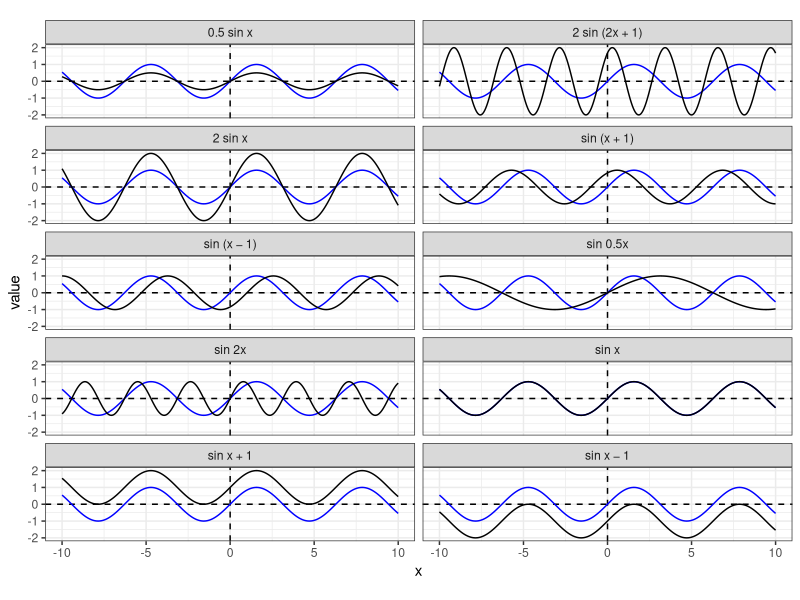
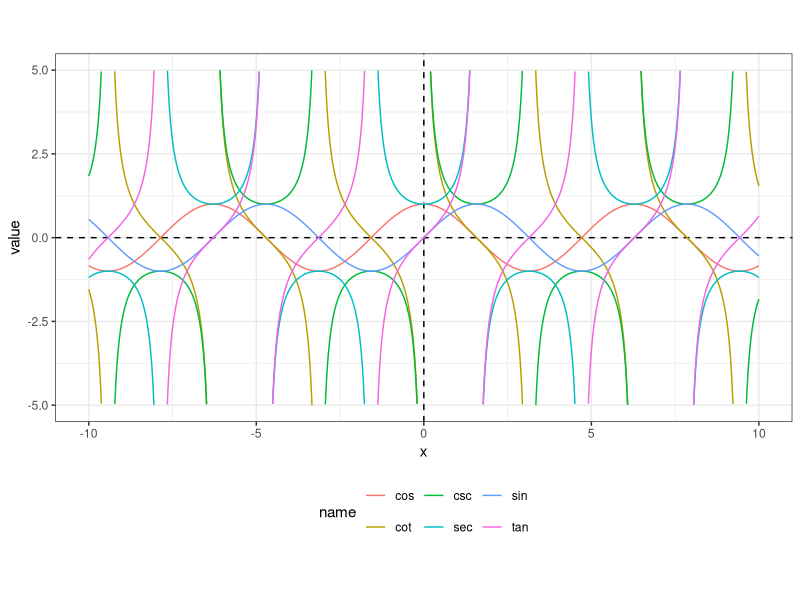
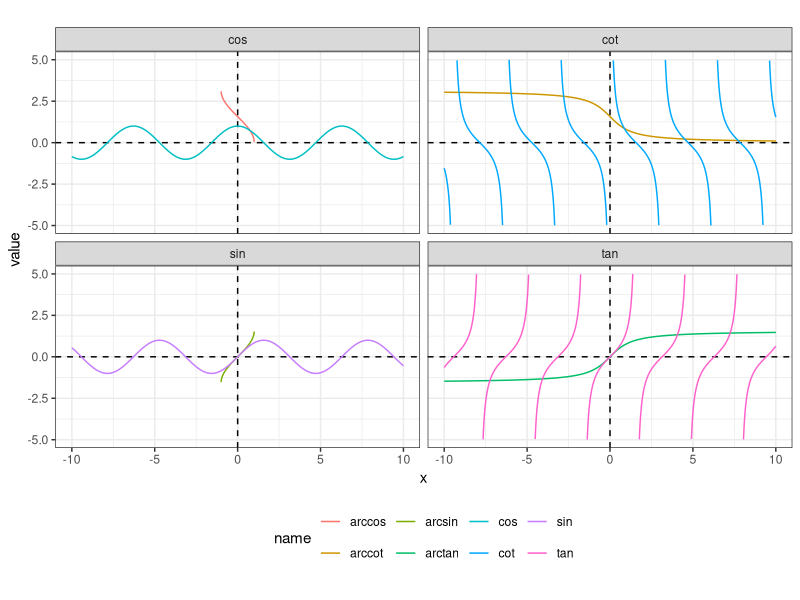
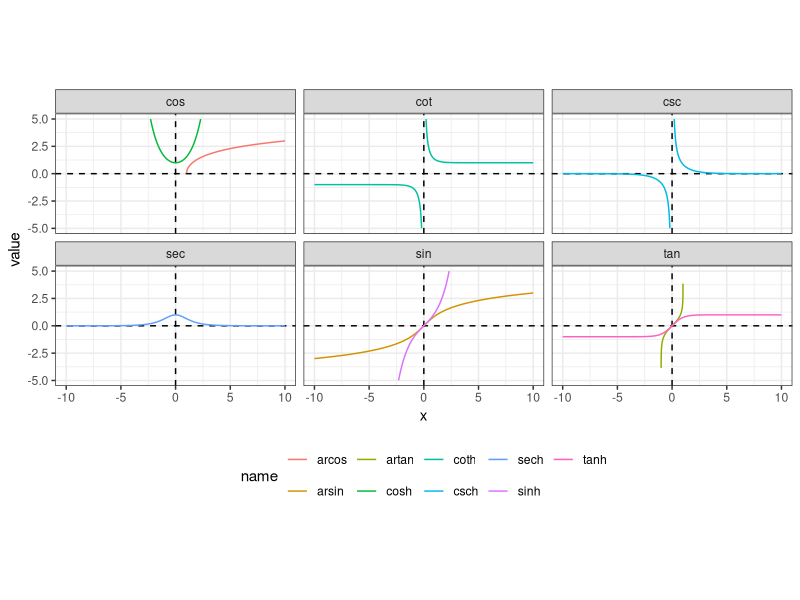

These figures' R source, in order:
library(tidyverse)
theme_set(theme_bw())
theme_update(legend.position = "bottom")

tibble(x = seq(-10, 10, length.out = 1000),
       `sin x` = sin(x),
       `2 sin x` = 2 * sin(x),
       `0.5 sin x` = 0.5 * sin(x),
       `sin x + 1` = sin(x) + 1,
       `sin x − 1` = sin(x) - 1,
       `sin 2x` = sin(2 * x),
       `sin 0.5x` = sin(.5 * x),
       `sin (x + 1)` = sin(x+1),
       `sin (x − 1)` = sin(x-1),
       `2 sin (2x + 1)` = 2 * sin(2*x+1)) %>% 
  pivot_longer(cols = -x) -> ds

ds %>% 
  ggplot(aes(x, value)) +
  geom_vline(xintercept = 0, linetype = "dashed") +
  geom_hline(yintercept = 0, linetype = "dashed") +
  geom_line(data = ds %>% 
              filter(name == "sin x") %>% 
              select(-name),
            color = "blue") +
  geom_line() +
  coord_fixed() +
  ylim(-2, 2) +
  facet_wrap(~ name, ncol = 2)

tibble(x = seq(-10, 10, length.out = 10000),
       sin = sin(x),
       cos = cos(x),
       tan = tan(x),
       cot = 1/tan(x),
       sec = 1/cos(x),
       csc = 1 / sin(x)) %>% 
  pivot_longer(cols = -x) %>% 
  ggplot(aes(x, value, color = name)) +
  geom_vline(xintercept = 0, linetype = "dashed") +
  geom_hline(yintercept = 0, linetype = "dashed") +
  geom_line() +
  coord_fixed() +
  ylim(-5, 5)



tibble(x = seq(-10, 10, length.out = 10000),
       sin = sin(x),
       arcsin = asin(x),
       cos = cos(x),
       arccos = acos(x),
       tan = tan(x),
       arctan = atan(x),
       cot = 1/tan(x),
       arccot = pi/2 - atan(x)) %>% 
  pivot_longer(cols = -x) %>% 
  mutate(group = str_extract(name, "[:alpha:]{3}$")) %>% 
  ggplot(aes(x, value, color = name)) +
  geom_vline(xintercept = 0, linetype = "dashed") +
  geom_hline(yintercept = 0, linetype = "dashed") +
  geom_line() +
  facet_wrap(~group) +
  coord_fixed() +
  ylim(-5, 5)




tibble(x = seq(-10, 10, length.out = 10000),
       sinh = sinh(x),
       arsin = asinh(x),
       cosh = cosh(x),
       arcos = acosh(x),
       tanh = tanh(x),
       artan = atanh(x),
       coth = 1/tanh(x),
       sech = 1/cosh(x),
       csch = 1/sinh(x),
       # arccot = pi/2 - atan(x)
       ) %>% 
  pivot_longer(cols = -x) %>% 
  mutate(group = str_extract(name, "sin|cos|tan|cot|sec|csc")) %>% 
  ggplot(aes(x, value, color = name)) +
  geom_vline(xintercept = 0, linetype = "dashed") +
  geom_hline(yintercept = 0, linetype = "dashed") +
  geom_line() +
  facet_wrap(~group) +
  coord_fixed() +
  ylim(-5, 5)
